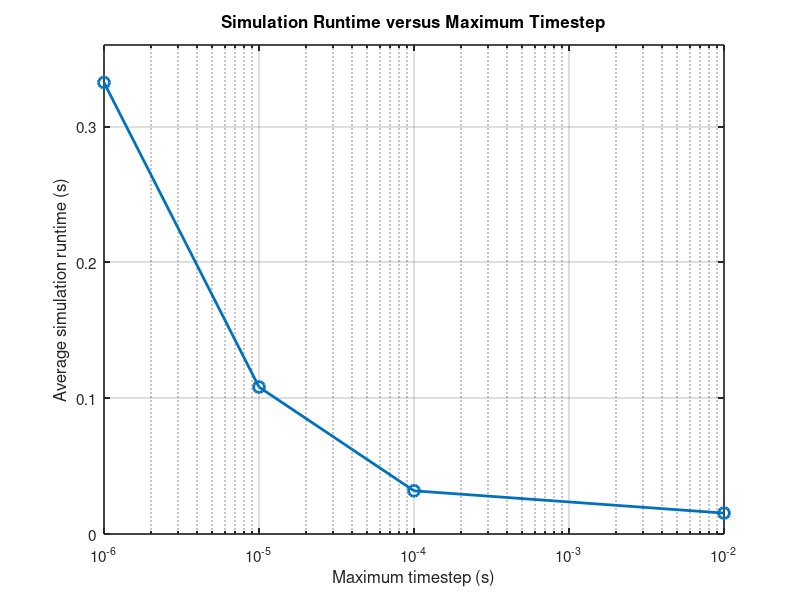

Write MATLAB code to recreate this figure.
% Tim
% Student ID: 20612520
% Task II - Runtime vs maximum timestep

clear; clc; close all;

timestep = [1e-6 10e-6 100e-6 10e-3];   % seconds
runtime  = [0.3324 0.1082 0.0318 0.0154];   % average runtime in seconds

figure('Color','w');
semilogx(timestep, runtime, '-o', 'LineWidth', 2, 'MarkerSize', 8);
grid on;

xlabel('Maximum timestep (s)', 'FontSize', 12);
ylabel('Average simulation runtime (s)', 'FontSize', 12);
title('Simulation Runtime versus Maximum Timestep', 'FontSize', 13);

set(gca, 'FontSize', 11, 'LineWidth', 1.2);
ylim([0 0.36]);
